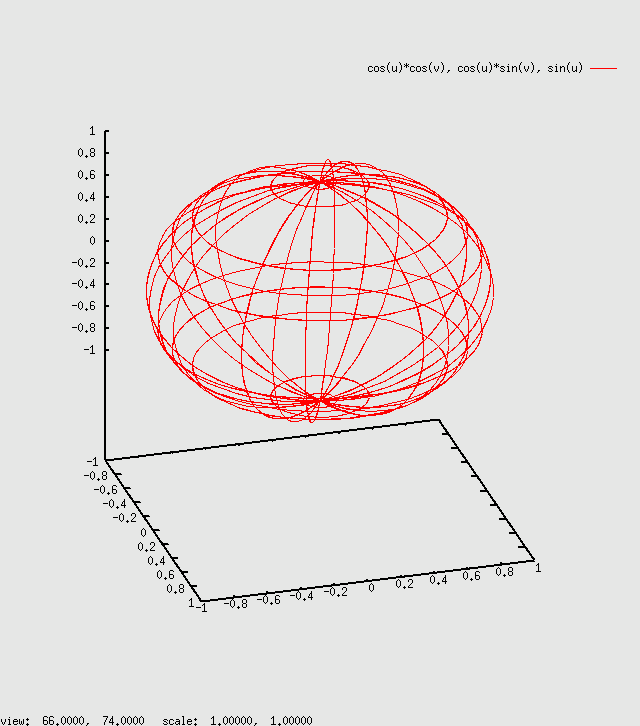

The script that drew this image:
# Draw a surface in 3D-space
set parametric
splot cos(u)*cos(v),cos(u)*sin(v),sin(u)
